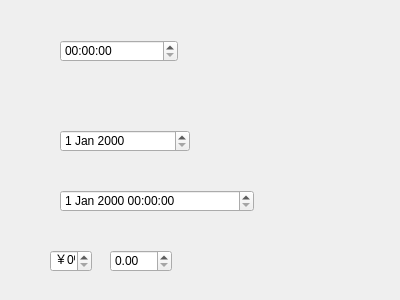
<?xml version="1.0" encoding="UTF-8"?>
<ui version="4.0">
 <class>Widget</class>
 <widget class="QWidget" name="Widget">
  <property name="geometry">
   <rect>
    <x>0</x>
    <y>0</y>
    <width>400</width>
    <height>300</height>
   </rect>
  </property>
  <property name="windowTitle">
   <string>Widget</string>
  </property>
  <widget class="QTimeEdit" name="timeEdit">
   <property name="geometry">
    <rect>
     <x>60</x>
     <y>40</y>
     <width>118</width>
     <height>22</height>
    </rect>
   </property>
  </widget>
  <widget class="QDateEdit" name="dateEdit">
   <property name="geometry">
    <rect>
     <x>60</x>
     <y>130</y>
     <width>130</width>
     <height>22</height>
    </rect>
   </property>
  </widget>
  <widget class="QDateTimeEdit" name="dateTimeEdit">
   <property name="geometry">
    <rect>
     <x>60</x>
     <y>190</y>
     <width>194</width>
     <height>22</height>
    </rect>
   </property>
  </widget>
  <widget class="QSpinBox" name="spinBox">
   <property name="geometry">
    <rect>
     <x>50</x>
     <y>250</y>
     <width>42</width>
     <height>22</height>
    </rect>
   </property>
   <property name="suffix">
    <string>%</string>
   </property>
   <property name="prefix">
    <string>￥</string>
   </property>
  </widget>
  <widget class="QDoubleSpinBox" name="doubleSpinBox">
   <property name="geometry">
    <rect>
     <x>110</x>
     <y>250</y>
     <width>62</width>
     <height>22</height>
    </rect>
   </property>
  </widget>
 </widget>
 <layoutdefault spacing="6" margin="11"/>
 <resources/>
 <connections/>
</ui>
